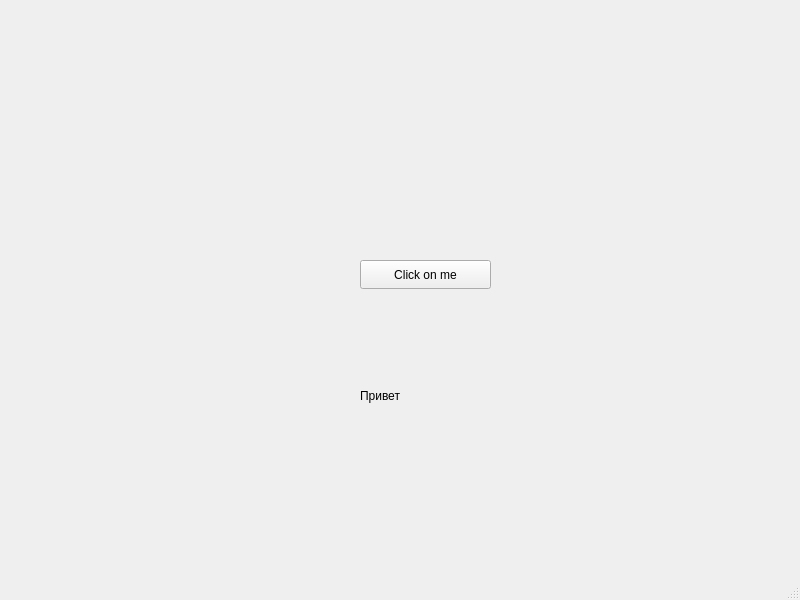
<?xml version="1.0" encoding="UTF-8"?>
<ui version="4.0">
 <class>MainWindow</class>
 <widget class="QMainWindow" name="MainWindow">
  <property name="geometry">
   <rect>
    <x>0</x>
    <y>0</y>
    <width>800</width>
    <height>600</height>
   </rect>
  </property>
  <property name="windowTitle">
   <string>MainWindow</string>
  </property>
  <widget class="QWidget" name="centralwidget">
   <widget class="QPushButton" name="pushButton">
    <property name="geometry">
     <rect>
      <x>360</x>
      <y>260</y>
      <width>131</width>
      <height>29</height>
     </rect>
    </property>
    <property name="text">
     <string>Click on me</string>
    </property>
    <property name="checkable">
     <bool>false</bool>
    </property>
   </widget>
   <widget class="QLabel" name="label">
    <property name="geometry">
     <rect>
      <x>360</x>
      <y>370</y>
      <width>131</width>
      <height>51</height>
     </rect>
    </property>
    <property name="text">
     <string>Привет</string>
    </property>
   </widget>
  </widget>
  <widget class="QMenuBar" name="menubar">
   <property name="geometry">
    <rect>
     <x>0</x>
     <y>0</y>
     <width>800</width>
     <height>26</height>
    </rect>
   </property>
  </widget>
  <widget class="QStatusBar" name="statusbar">
   <property name="minimumSize">
    <size>
     <width>0</width>
     <height>0</height>
    </size>
   </property>
  </widget>
 </widget>
 <resources/>
 <connections/>
</ui>
